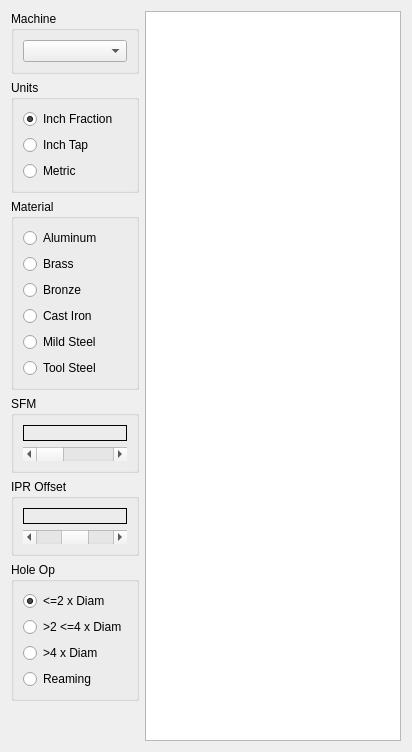
      <widget class="QWidget" name="tab_8">
       <attribute name="title">
        <string>Drill Charts</string>
       </attribute>
       <layout class="QGridLayout" name="gridLayout_13">
        <item row="6" column="0">
         <spacer name="verticalSpacer">
          <property name="orientation">
           <enum>Qt::Vertical</enum>
          </property>
          <property name="sizeHint" stdset="0">
           <size>
            <width>20</width>
            <height>40</height>
           </size>
          </property>
         </spacer>
        </item>
        <item row="2" column="0">
         <widget class="QGroupBox" name="groupBox_7">
          <property name="title">
           <string>Material</string>
          </property>
          <layout class="QGridLayout" name="gridLayout_12">
           <item row="4" column="0">
            <widget class="QRadioButton" name="drillMildSteelRB">
             <property name="text">
              <string>Mild Steel</string>
             </property>
             <attribute name="buttonGroup">
              <string notr="true">drillMaterialBG</string>
             </attribute>
            </widget>
           </item>
           <item row="2" column="0">
            <widget class="QRadioButton" name="drillBronzeRB">
             <property name="text">
              <string>Bronze</string>
             </property>
             <attribute name="buttonGroup">
              <string notr="true">drillMaterialBG</string>
             </attribute>
            </widget>
           </item>
           <item row="3" column="0">
            <widget class="QRadioButton" name="drillCastIronRB">
             <property name="text">
              <string>Cast Iron</string>
             </property>
             <attribute name="buttonGroup">
              <string notr="true">drillMaterialBG</string>
             </attribute>
            </widget>
           </item>
           <item row="0" column="0">
            <widget class="QRadioButton" name="drillAluminumRB">
             <property name="text">
              <string>Aluminum</string>
             </property>
             <attribute name="buttonGroup">
              <string notr="true">drillMaterialBG</string>
             </attribute>
            </widget>
           </item>
           <item row="1" column="0">
            <widget class="QRadioButton" name="drillBrassRB">
             <property name="text">
              <string>Brass</string>
             </property>
             <attribute name="buttonGroup">
              <string notr="true">drillMaterialBG</string>
             </attribute>
            </widget>
           </item>
           <item row="5" column="0">
            <widget class="QRadioButton" name="drillToolSteelRB">
             <property name="text">
              <string>Tool Steel</string>
             </property>
             <attribute name="buttonGroup">
              <string notr="true">drillMaterialBG</string>
             </attribute>
            </widget>
           </item>
          </layout>
         </widget>
        </item>
        <item row="1" column="0">
         <widget class="QGroupBox" name="groupBox_9">
          <property name="title">
           <string>Units</string>
          </property>
          <layout class="QGridLayout" name="gridLayout_14">
           <item row="0" column="0">
            <widget class="QRadioButton" name="drillFractionRB">
             <property name="text">
              <string>Inch Fraction</string>
             </property>
             <property name="checked">
              <bool>true</bool>
             </property>
             <attribute name="buttonGroup">
              <string notr="true">drillUnitsBG</string>
             </attribute>
            </widget>
           </item>
           <item row="2" column="0">
            <widget class="QRadioButton" name="drillMetricRB">
             <property name="text">
              <string>Metric</string>
             </property>
             <attribute name="buttonGroup">
              <string notr="true">drillUnitsBG</string>
             </attribute>
            </widget>
           </item>
           <item row="1" column="0">
            <widget class="QRadioButton" name="drillTapDrillRB">
             <property name="text">
              <string>Inch Tap</string>
             </property>
             <attribute name="buttonGroup">
              <string notr="true">drillUnitsBG</string>
             </attribute>
            </widget>
           </item>
          </layout>
         </widget>
        </item>
        <item row="3" column="0">
         <widget class="QGroupBox" name="drillsfmGB">
          <property name="title">
           <string>SFM</string>
          </property>
          <layout class="QGridLayout" name="gridLayout_15">
           <item row="1" column="0">
            <widget class="QScrollBar" name="drillSfmSB">
             <property name="singleStep">
              <number>10</number>
             </property>
             <property name="orientation">
              <enum>Qt::Horizontal</enum>
             </property>
            </widget>
           </item>
           <item row="0" column="0">
            <widget class="QLabel" name="drillSfmLb">
             <property name="frameShape">
              <enum>QFrame::Box</enum>
             </property>
             <property name="text">
              <string/>
             </property>
            </widget>
           </item>
          </layout>
         </widget>
        </item>
        <item row="4" column="0">
         <widget class="QGroupBox" name="groupBox_11">
          <property name="title">
           <string>IPR Offset</string>
          </property>
          <layout class="QGridLayout" name="gridLayout_16">
           <item row="1" column="0">
            <widget class="QScrollBar" name="drilliprSB">
             <property name="minimum">
              <number>-1</number>
             </property>
             <property name="maximum">
              <number>1</number>
             </property>
             <property name="pageStep">
              <number>1</number>
             </property>
             <property name="orientation">
              <enum>Qt::Horizontal</enum>
             </property>
            </widget>
           </item>
           <item row="0" column="0">
            <widget class="QLabel" name="drilliprLb">
             <property name="frameShape">
              <enum>QFrame::Box</enum>
             </property>
             <property name="text">
              <string/>
             </property>
            </widget>
           </item>
          </layout>
         </widget>
        </item>
        <item row="5" column="0">
         <widget class="QGroupBox" name="groupBox_10">
          <property name="title">
           <string>Hole Op</string>
          </property>
          <layout class="QGridLayout" name="gridLayout_17">
           <item row="1" column="0">
            <widget class="QRadioButton" name="drill3xDiam">
             <property name="text">
              <string>&gt;2 &lt;=4 x Diam</string>
             </property>
             <attribute name="buttonGroup">
              <string notr="true">drillDepthBG</string>
             </attribute>
            </widget>
           </item>
           <item row="0" column="0">
            <widget class="QRadioButton" name="drill2xDiam">
             <property name="text">
              <string>&lt;=2 x Diam</string>
             </property>
             <property name="checked">
              <bool>true</bool>
             </property>
             <attribute name="buttonGroup">
              <string notr="true">drillDepthBG</string>
             </attribute>
            </widget>
           </item>
           <item row="2" column="0">
            <widget class="QRadioButton" name="drill4xDiam">
             <property name="text">
              <string>&gt;4 x Diam</string>
             </property>
             <attribute name="buttonGroup">
              <string notr="true">drillDepthBG</string>
             </attribute>
            </widget>
           </item>
           <item row="3" column="0">
            <widget class="QRadioButton" name="dcReamRB">
             <property name="text">
              <string>Reaming</string>
             </property>
             <attribute name="buttonGroup">
              <string notr="true">drillDepthBG</string>
             </attribute>
            </widget>
           </item>
          </layout>
         </widget>
        </item>
        <item row="0" column="0">
         <widget class="QGroupBox" name="groupBox_19">
          <property name="title">
           <string>Machine</string>
          </property>
          <layout class="QGridLayout" name="gridLayout_27">
           <item row="0" column="0">
            <widget class="QComboBox" name="drillMachineCB"/>
           </item>
          </layout>
         </widget>
        </item>
        <item row="0" column="1" rowspan="7">
         <widget class="QPlainTextEdit" name="drillPTE">
          <property name="font">
           <font>
            <family>BPG Courier S GPL&amp;GNU</family>
            <weight>75</weight>
            <bold>true</bold>
           </font>
          </property>
         </widget>
        </item>
       </layout>
      </widget>
